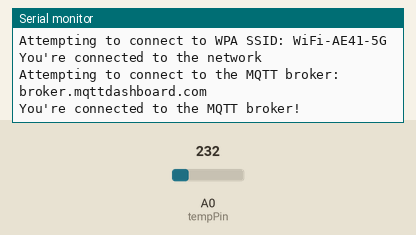
The sketch below on a simulated Arduino MKR. On the bench: the last lines printed to the serial monitor. The test bench sets the inputs (shaded band); at power-on: A0 (tempPin) = 232. WiFi joins after 1.5 s; servers stay silent unless stated; no MQTT or app messages arrive unless stated; not simulated (calls return 0 or success): arduino_secrets.h.

Above: at 2.7 s.
2.8 s: A0 (tempPin) set to 250
At 9.3 s:
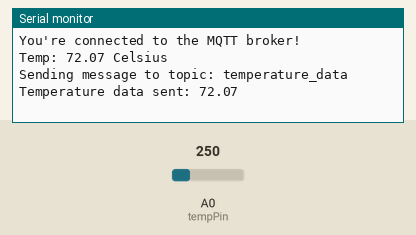
13.6 s: A0 (tempPin) set to 266
At 16.6 s:
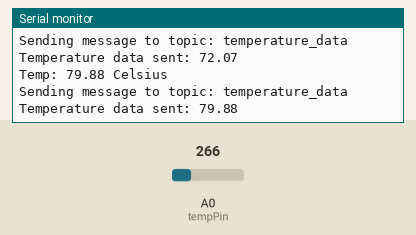

The sketch:

Arduino_Code.ino
```cpp
int tempPin= A0;
double temp;
double temp_in_C;

#include <ArduinoMqttClient.h>
#include <WiFiNINA.h>
#include "arduino_secrets.h"

///////please enter your sensitive data in the Secret tab/arduino_secrets.h
char ssid[] = "WiFi-AE41-5G";        // your network SSID (name)
char pass[] = "abc";    // your network password (use for WPA, or use as key for WEP)

WiFiClient wifiClient;
MqttClient mqttClient(wifiClient);

const char broker[] = "broker.mqttdashboard.com";
int        port     = 1883;
const char topic[]  = "temperature_data";

//set interval for sending messages (milliseconds)
const long interval = 8000;
unsigned long previousMillis = 0;

int count = 0;

void setup() {
  //Initialize serial and wait for port to open:
  Serial.begin(9600);
  while (!Serial) {
    ; // wait for serial port to connect. Needed for native USB port only
  }

  // attempt to connect to Wifi network:
  Serial.print("Attempting to connect to WPA SSID: ");
  Serial.println(ssid);

  while (WiFi.begin(ssid, pass) != WL_CONNECTED) {
    // failed, retry
    Serial.print(".");
    delay(5000);
  }

  Serial.println("You're connected to the network");
  Serial.println();

  Serial.print("Attempting to connect to the MQTT broker: ");
  Serial.println(broker);

  if (!mqttClient.connect(broker, port)) {
    Serial.print("MQTT connection failed! Error code = ");
    Serial.println(mqttClient.connectError());

    while (1);
  }

  Serial.println("You're connected to the MQTT broker!");
  Serial.println();
}

void loop() {
  // call poll() regularly to allow the library to send MQTT keep alive which
  // avoids being disconnected by the broker
  //mqttClient.poll();

  unsigned long currentMillis = millis();

  if (currentMillis - previousMillis >= interval) {
    // save the last time a message was sent
    previousMillis = currentMillis;

    temp = analogRead(tempPin);    //reading value from A0
    temp_in_C = (double)temp / 1024; //getting percentage of input reading
    temp_in_C = temp_in_C*5;     //multiplication by 5 for getting voltage
    temp_in_C = temp_in_C -0.5;  //subtracted the offset
    temp_in_C = temp_in_C*100;   //converting to degrees

     //printing temperature value(Celcius degree)
    Serial.print("Temp: ");
    Serial.print(temp_in_C);
    Serial.println(" Celsius");

    Serial.print("Sending message to topic: ");
    Serial.println(topic);
     Serial.print("Temperature data sent: ");
    Serial.println(temp_in_C);

    mqttClient.beginMessage(topic);
    mqttClient.print(temp_in_C);
    mqttClient.endMessage();

  }
}
```

Measured:
- after the input at 2.8 s, the serial monitor: prints a new line after 5.2 s (image 1)
- after the input at 13.6 s, the serial monitor: prints a new line after 2.4 s (image 2)
